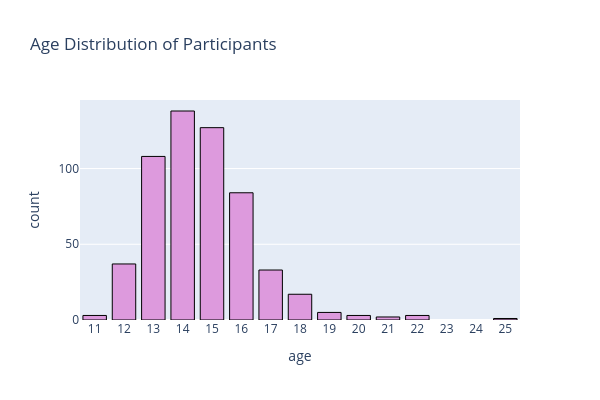

The notebook cell saved with this chart:
### Markdown cell above
More than 80% of all participants are of age 13 - 16

### Code cell
hist_age = px.histogram(participants, x="age", 
             title="Age Distribution of Participants")
hist_age.update_layout(bargap=0.2, 
                       width=600, height=400)
hist_age.update_xaxes(dtick=1)
hist_age.update_traces(marker=dict(color="#dd9add", line=dict(color='black', width=1)))

### Figure 1 — Plotly figure (JSON) as saved in the notebook; plotly's stock layout.template omitted (floating-point values rounded to 4 significant figures; data arrays with more than 128 entries replaced by an {"elided": "..."} marker saying what was removed)
{"data": [{"bingroup": "x", "hovertemplate": "age=%{x}<br>count=%{y}<extra></extra>", "legendgroup": "", "marker": {"color": "#dd9add", "line": {"color": "black", "width": 1}, "pattern": {"shape": ""}}, "name": "", "orientation": "v", "showlegend": false, "type": "histogram", "x": {"elided": "561 int values"}, "xaxis": "x", "yaxis": "y"}], "layout": {"bargap": 0.2, "barmode": "relative", "height": 400, "legend": {"tracegroupgap": 0}, "title": {"text": "Age Distribution of Participants"}, "width": 600, "xaxis": {"anchor": "y", "domain": [0, 1], "dtick": 1, "title": {"text": "age"}}, "yaxis": {"anchor": "x", "domain": [0, 1], "title": {"text": "count"}}}}
